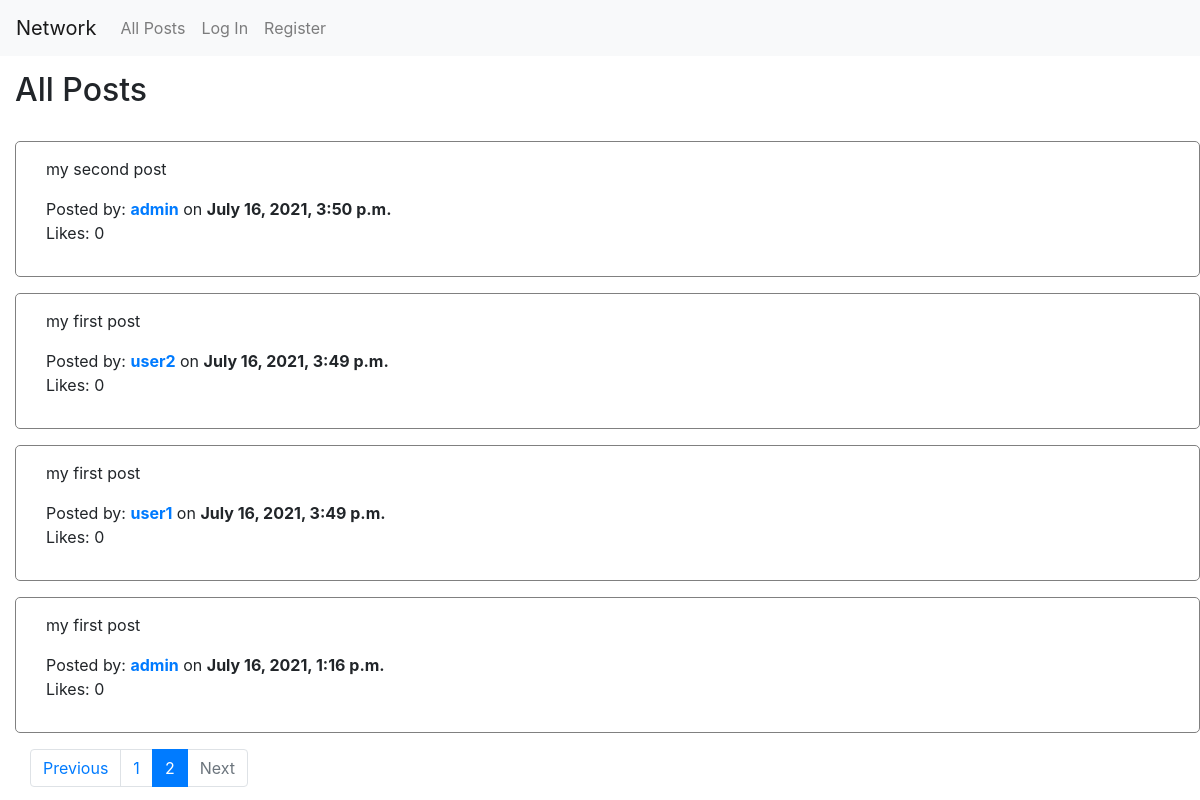
/2, run on the app's committed database.
### network/models.py (models this page shows, shortened)
class Post(models.Model):
    poster = ForeignKey(User, on_delete=models.CASCADE, related_name="creator_of_post")
    content = models.TextField(max_length=256)
    created = models.DateTimeField(auto_now_add=True)
    likes = ManyToManyField(User, blank=True)

class User(AbstractUser):
    pass

### network/views.py (the view)
# urls.py: path("<int:page_number>", views.index, name="index"),
def index(request, page_number):
    posts = Post.objects.all().order_by('id').reverse()
    p = Paginator(posts, 10)
    current_page = p.page(page_number)
    return render(request, "network/index.html", {
        "current_page": current_page,
        "following": False,
        "page_number": page_number,
        "page_range": p.page_range
    })

### network/templates/network/index.html (shortened to what this page needs)
{% extends "network/layout.html" %}
{% block body %}
    {% if following %}
        <h2>Your Followings' Posts</h2>
    {% else %}
        <h2>All Posts</h2>
    {% endif %}
    <div class="container-fluid">
        {% if user.is_authenticated %}
            <div class="row mb-5">
                <div id="new_post">
                    <h3>New Post:</h3>
                    <form action="{% url 'new_post' %}" method="POST">
                        {% csrf_token %}
                        <textarea required="true" maxlength="256" rows="4" cols="75" name="content"></textarea> <br>
                        <input type="submit" class="btn btn-primary btn-sm" value="Post">
                </div>
            </div>
        {% else %}
            <br>
        {% endif %}
        {% for post in current_page.object_list %}
            <div class="row mb-3">
                <div class="col" id="post_div_{{ post.id }}">
                    <p>{{ post.content }}</p>
                    Posted by: <a href="{% url 'profile' post.poster.username 1 %}"><strong>{{ post.poster.username }}</strong></a> on <strong>{{ post.created }}</strong>
                    <p id="likes_{{ post.id }}">Likes: {{ post.likes.count }}</p>
                </div>
            </div>
        {% endfor %}
        <nav class="page_things">
            <ul class="pagination">
                {% if current_page.has_previous %}
                    <li class="page-item"><a class="page-link" href="{% url 'index' current_page.previous_page_number %}">Previous</a></li>
                {% else %}
                    <li class="page-item disabled">
                        <a class="page-link" href="#" tabindex="-1" aria-disabled="true">Previous</a>
                    </li>
                {% endif %}
                {% for number in page_range %}
                    {% if number == page_number %}
                        <li class="page-item active" aria-current="page">
                            <a class="page-link" href="{% url 'index' number %}">{{ number }}<span class="sr-only">(current)</span></a>
                        </li>
                    {% else %}
                        <li class="page-item"><a class="page-link" href="{% url 'index' number %}">{{ number }}</a></li>
                    {% endif %}
                {% endfor %}
                {% if current_page.has_next %}
                    <li class="page-item"><a class="page-link" href="{% url 'index' current_page.next_page_number %}">Next</a></li>
                {% else %}
                    <li class="page-item disabled">
                        <a class="page-link" href="#" tabindex="-1" aria-disabled="true">Next</a>
                    </li>
                {% endif %}
            </ul>
          </nav>
    </div>
{% endblock %}

### network/static/network/styles.css (style rules this page uses)
.row { border: 1px solid grey; border-radius: 5px; padding: 15px; }
.page_things { bottom: 10px; }

### data on the page
Post: content "my second post", poster.username "admin", created "July 16, 2021, 3:50 p.m.", likes.count "0"
Post: content "my first post", poster.username "user2", created "July 16, 2021, 3:49 p.m.", likes.count "0"
Post: content "my first post", poster.username "user1", created "July 16, 2021, 3:49 p.m.", likes.count "0"
Post: content "my first post", poster.username "admin", created "July 16, 2021, 1:16 p.m.", likes.count "0"

### other printed values
{{ number }} "1"
{{ number }} "2"
